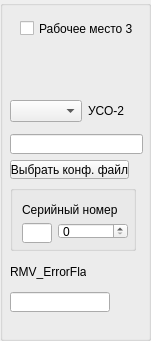
   <widget class="QGroupBox" name="groupBox_workPlace3">
    <property name="geometry">
     <rect>
      <x>310</x>
      <y>170</y>
      <width>151</width>
      <height>341</height>
     </rect>
    </property>
    <property name="title">
     <string/>
    </property>
    <widget class="QWidget" name="layoutWidget_4">
     <property name="geometry">
      <rect>
       <x>10</x>
       <y>100</y>
       <width>127</width>
       <height>22</height>
      </rect>
     </property>
     <layout class="QHBoxLayout" name="horizontalLayout_5">
      <item>
       <widget class="QComboBox" name="comboBox_portListOptical_3"/>
      </item>
      <item>
       <widget class="QLabel" name="label_67">
        <property name="text">
         <string>УСО-2</string>
        </property>
       </widget>
      </item>
     </layout>
    </widget>
    <widget class="QToolButton" name="toolButton_selectConfigFile_3">
     <property name="geometry">
      <rect>
       <x>10</x>
       <y>160</y>
       <width>119</width>
       <height>19</height>
      </rect>
     </property>
     <property name="text">
      <string>Выбрать конф. файл</string>
     </property>
    </widget>
    <widget class="QLabel" name="label_RMV_ErrorFlags_3">
     <property name="geometry">
      <rect>
       <x>10</x>
       <y>264</y>
       <width>76</width>
       <height>16</height>
      </rect>
     </property>
     <property name="text">
      <string>RMV_ErrorFlags</string>
     </property>
    </widget>
    <widget class="QLineEdit" name="lineEdit_RMV_ErrorFlags_3">
     <property name="geometry">
      <rect>
       <x>10</x>
       <y>292</y>
       <width>100</width>
       <height>20</height>
      </rect>
     </property>
     <property name="minimumSize">
      <size>
       <width>100</width>
       <height>0</height>
      </size>
     </property>
     <property name="maximumSize">
      <size>
       <width>16777215</width>
       <height>16777215</height>
      </size>
     </property>
    </widget>
    <widget class="QLineEdit" name="lineEdit_selectConfigFile_3">
     <property name="geometry">
      <rect>
       <x>10</x>
       <y>134</y>
       <width>133</width>
       <height>20</height>
      </rect>
     </property>
    </widget>
    <widget class="QLabel" name="label_RMV_ErrorFlags_tick_3">
     <property name="geometry">
      <rect>
       <x>90</x>
       <y>290</y>
       <width>20</width>
       <height>20</height>
      </rect>
     </property>
     <property name="text">
      <string/>
     </property>
    </widget>
    <widget class="QGroupBox" name="groupBox_HarwareConfiguration_5">
     <property name="geometry">
      <rect>
       <x>10</x>
       <y>185</y>
       <width>126</width>
       <height>66</height>
      </rect>
     </property>
     <property name="minimumSize">
      <size>
       <width>70</width>
       <height>0</height>
      </size>
     </property>
     <property name="maximumSize">
      <size>
       <width>16777215</width>
       <height>250</height>
      </size>
     </property>
     <property name="title">
      <string/>
     </property>
     <layout class="QGridLayout" name="gridLayout_15">
      <item row="0" column="0" colspan="2">
       <widget class="QLabel" name="label_68">
        <property name="minimumSize">
         <size>
          <width>0</width>
          <height>20</height>
         </size>
        </property>
        <property name="text">
         <string>Серийный номер</string>
        </property>
       </widget>
      </item>
      <item row="1" column="0">
       <widget class="QLineEdit" name="lineEdit_serial_3">
        <property name="minimumSize">
         <size>
          <width>30</width>
          <height>20</height>
         </size>
        </property>
        <property name="maximumSize">
         <size>
          <width>30</width>
          <height>16777215</height>
         </size>
        </property>
       </widget>
      </item>
      <item row="1" column="1">
       <widget class="QSpinBox" name="spinBox_serial_3">
        <property name="minimumSize">
         <size>
          <width>70</width>
          <height>0</height>
         </size>
        </property>
        <property name="maximumSize">
         <size>
          <width>70</width>
          <height>16777215</height>
         </size>
        </property>
       </widget>
      </item>
     </layout>
    </widget>
    <widget class="QCheckBox" name="checkBox_workPlace3">
     <property name="geometry">
      <rect>
       <x>20</x>
       <y>20</y>
       <width>121</width>
       <height>17</height>
      </rect>
     </property>
     <property name="text">
      <string>Рабочее место 3</string>
     </property>
    </widget>
   </widget>
